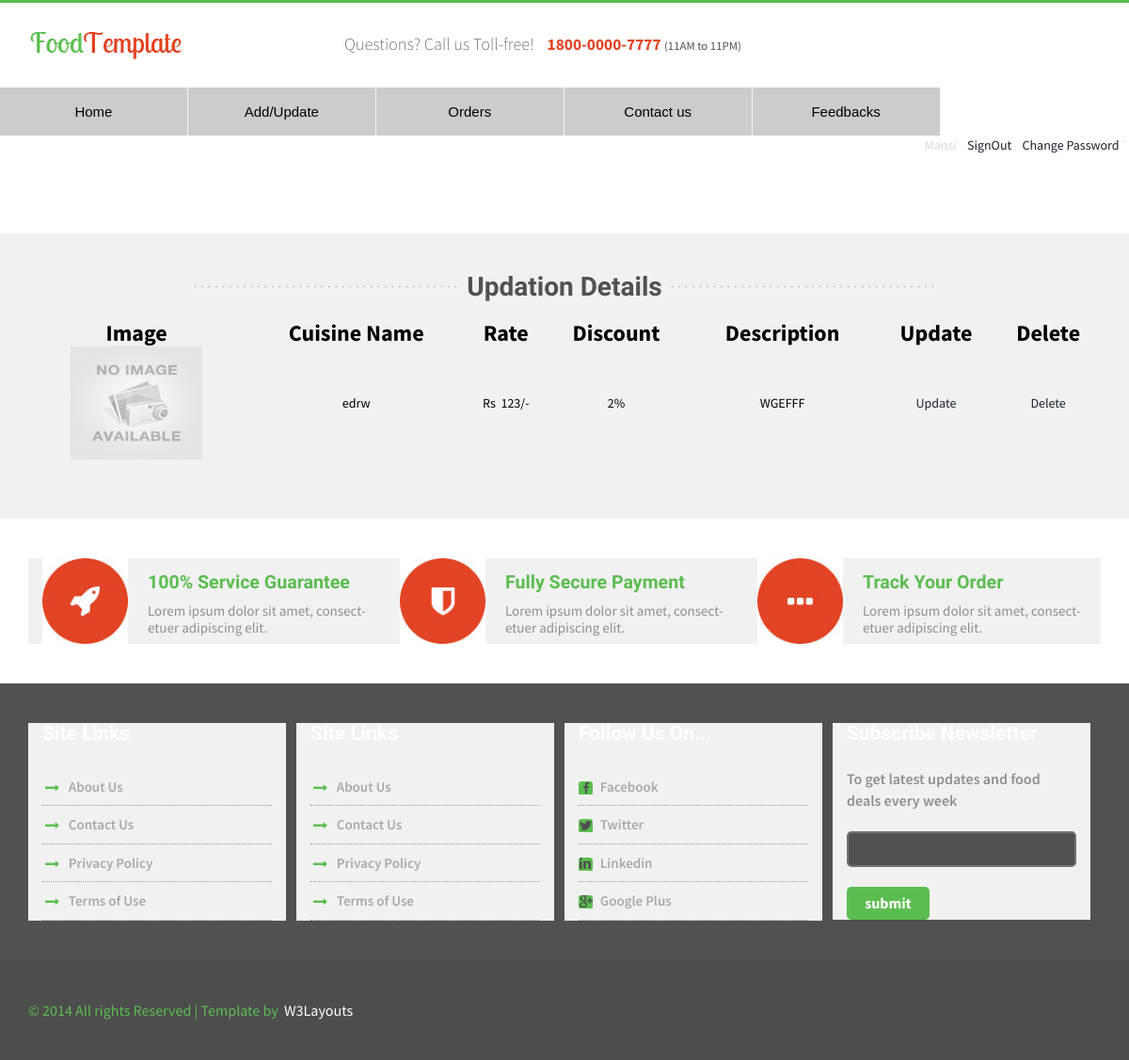
Screenshot of /menuupdate.php (signed in) with the database file from the repository.
### tables this page shows
CREATE TABLE `menu` (
  `rid` int(50) NOT NULL,
  `dname` varchar(100) NOT NULL,
  `description` varchar(100) NOT NULL,
  `discount` int(50) NOT NULL,
  `rate` int(50) NOT NULL,
  `dpic` varchar(100) NOT NULL,
  `pid` int(50) NOT NULL,
  `username` varchar(100) NOT NULL
);

### menuupdate.php (the view, shortened to what this page needs)
<!DOCTYPE html>
<html>
<head>
<link href="css/bootstrap.css" rel='stylesheet' type='text/css' />
<link href="css/style.css" rel="stylesheet" type="text/css" media="all" />
<link href="css/animate.css" rel='stylesheet' type='text/css' />
</head>
<body>
	<div class="header">
		<div class="container">
			<div class="top-header">
				<div class="logo">
					<a href="index.html"><img src="images/logo.png" class="img-responsive" alt="" /></a>
				</div>
				<?php
                	include_once("ownerheader.php");
                ?>
			</div>
	<div class="content">
		<div class="ordering-section" id="Order">
		</div>
		<div class="special-offers-section">
			<div class="container">
			  <div class="special-offers-section-head text-center dotted-line">
					<h4>Updation Details</h4>
					<p>&nbsp;</p>
	          <form name="form2" method="post" action="">
	            <table width="100%" border="0"  align='center' cellpadding="0" cellspacing="0">
                  <tr  align='center'>
	                <td>
                    <?php
						$un=$_SESSION["un"];
		$conn=mysqli_connect(host,un,pass,db) or die("error in connection".mysqli_connect_error());
		$q="select * from menu where username='$un'";
		$result=mysqli_query($conn,$q) or die("error in query".mysqli_error($conn));
		$count=mysqli_affected_rows($conn);
			if($count==0)
			{
				print"No Record found";
			}
			else
			{
				 print"<table width='100%' border='0'>
				 	<tr>
				 		<th><center><h3><b>Image</b></h3></center></th>
						<th><center><h3><b>Cuisine Name</b></h3></center></th>
						<th><center><h3><b> Rate</b></h3></center></th>
						<th><center><h3><b>Discount</b></h3></center></th>
						<th><center><h3><b>Description</b></h3></center></th>
						<th><center><h3><b>Update</b></h3></center></th>
						<th><center><h3><b>Delete</b></h3></center></th>
				 	</tr>";
					while($x=mysqli_fetch_array($result))
					{
						print"
						<tr>
						<td align='center'><img src='uploads/$x[5]' width='140' height='120'></td>
						<td align='center'>$x[1]</td>
						<td align='center'>Rs&nbsp;&nbsp;$x[4]/-</td>
						<td align='center'>$x[3]%</td>
						<td align='center'>$x[2]</td>
						<td align='center'><a href='updatingmenu.php?id=$x[pid]'>Update</a></td>
						<td align='center'><a href='deletemenu.php?id=$x[pid]'>Delete</a></td>
						</tr>";
					}
				 print"</table>";
			}
					?>
                    </td>
                  </tr>
                </table>
	          </form>
              </div>
		  </div>
		</div>
		<div class="service-section">
		  <div class="service-section-bottom-row">
			  <div class="container">
					<div class="col-md-4 service-section-bottom-grid wow bounceIn "data-wow-delay="0.2s">
						<div class="icon">
							<img src="images/icon1.jpg" class="img-responsive" alt="" />
						</div>
						<div class="icon-data">
							<h4>100% Service Guarantee</h4>
							<p>Lorem ipsum dolor sit amet, consect-etuer adipiscing elit. </p>
						</div>
						<div class="clearfix"></div>
					</div>
					<div class="col-md-4 service-section-bottom-grid wow bounceIn "data-wow-delay="0.2s">
						<div class="icon">
							<img src="images/icon2.jpg" class="img-responsive" alt="" />
						</div>
						<div class="icon-data">
							<h4>Fully Secure Payment</h4>
							<p>Lorem ipsum dolor sit amet, consect-etuer adipiscing elit. </p>
						</div>
						<div class="clearfix"></div>
					</div>
					<div class="col-md-4 service-section-bottom-grid wow bounceIn "data-wow-delay="0.2s">
						<div class="icon">
							<img src="images/icon3.jpg" class="img-responsive" alt="" />
						</div>
						<div class="icon-data">
							<h4>Track Your Order</h4>
							<p>Lorem ipsum dolor sit amet, consect-etuer adipiscing elit. </p>
						</div>
						<div class="clearfix"></div>
					</div>
				</div>
			</div>
		</div>
		<div class="contact-section" id="contact">
			<div class="container">
				<div class="contact-section-grids">
					<div class="col-md-3 contact-section-grid wow fadeInLeft" data-wow-delay="0.4s">
						<h4>Site Links</h4>
						<ul>
							<li><i class="point"></i></li>
							<li class="data"><a href="#">About Us</a></li>
						</ul>
						<ul>
							<li><i class="point"></i></li>
							<li class="data"><a href="#">Contact Us</a></li>
						</ul>
						<ul>
							<li><i class="point"></i></li>
							<li class="data"><a href="#">Privacy Policy</a></li>
						</ul>
						<ul>
							<li><i class="point"></i></li>
							<li class="data"><a href="#">Terms of Use</a></li>
						</ul>
					</div>
					<div class="col-md-3 contact-section-grid wow fadeInLeft" data-wow-delay="0.4s">
						<h4>Site Links</h4>
						<ul>
							<li><i class="point"></i></li>
							<li class="data"><a href="#">About Us</a></li>
						</ul>
						<ul>
							<li><i class="point"></i></li>
							<li class="data"><a href="#">Contact Us</a></li>
						</ul>
						<ul>
							<li><i class="point"></i></li>
							<li class="data"><a href="#">Privacy Policy</a></li>
						</ul>
						<ul>
							<li><i class="point"></i></li>
							<li class="data"><a href="#">Terms of Use</a></li>
						</ul>
					</div>
					<div class="col-md-3 contact-section-grid wow fadeInRight" data-wow-delay="0.4s">
						<h4>Follow Us On...</h4>
						<ul>
							<li><i class="fb"></i></li>
							<li class="data"> <a href="#">  Facebook</a></li>
						</ul>
						<ul>
							<li><i class="tw"></i></li>
							<li class="data"> <a href="#">Twitter</a></li>
						</ul>
						<ul>
							<li><i class="in"></i></li>
							<li class="data"><a href="#"> Linkedin</a></li>
						</ul>
						<ul>
							<li><i class="gp"></i></li>
							<li class="data"><a href="#">Google Plus</a></li>
						</ul>
					</div>
					<div class="col-md-3 contact-section-grid nth-grid wow fadeInRight" data-wow-delay="0.4s">
						<h4>Subscribe Newsletter</h4>
						<p>To get latest updates and food deals every week</p>
						<input type="text" class="text" value="" onfocus="this.value = '';" onblur="if (this.value == '') {this.value = '';}">
						<input type="submit" value="submit">
						</div>
				</div>
			</div>
		</div>
	</div>
	<div class="footer">
		<div class="container">
			<p class="wow fadeInLeft" data-wow-delay="0.4s">&copy; 2014  All rights  Reserved | Template by &nbsp;<a href="http://w3layouts.com" target="target_blank">W3Layouts</a></p>
		</div>
	</div>
</body>
</html>

### css/style.css (style rules this page uses)
body { padding:0; margin:0; font-family: 'Source Sans Pro', sans-serif; }
body a { transition:0.5s all; -webkit-transition:0.5s all; -moz-transition:0.5s all; -o-transition:0.5s all; -ms-transition:0.5s all; }
input[type="button"],input[type="submit"] { transition:0.5s all; -webkit-transition:0.5s all; -moz-transition:0.5s all; -o-transition:0.5s all; -ms-transition:0.5s all; }
h1,h2,h3,h4,h5,h6 { margin:0; }
p { margin:0; }
ul { margin:0; padding:0; }
.header { border-top: 3px solid #5BBD50; }
.top-header { padding:2em 0; }
.logo { float:left; }
.ordering-section { padding:4em 0; }
.dotted-line h4 { color:#E24425; font-weight:300; font-size:1.7em; width:80%; margin: 0 auto; }
.dotted-line { background: url(../images/dotted-line.png) no-repeat 176px 14px; margin:1em 0 2.5em 0; }
.special-offers-section-head h4 { color: #515151; font-family: 'Lobster Two', cursive; font-size: 2em; font-weight: 700; }
.special-offers-section { background:#F1F1F1; padding:2em 0; }
.nth-grid { margin-right:0; }
.service-section { background: #fff; }
.icon { float:left; margin-right:6%; width:26%; }
.icon-data { float:left; width: 68%; }
.icon-data h4 { color:#5BBD50; font-size:1.4em; font-family: 'Lobster Two', cursive; font-weight:700; margin:0.8em 0 0.5em 0; }
.service-section-bottom-row { padding: 3em 0; }
.icon-data p { color:#8F8F8F; font-weight:500; font-size:15px; line-height:1.2em; }
.contact-section { padding:3em 0; background:#515151; }
.contact-section-grid h4 { color:#FFFFFF; font-size:1.5em; font-weight:700; font-family: 'Lobster Two', cursive; margin-bottom:1.2em; }
.contact-section-grid ul li { display:inline-block; }
.contact-section-grid ul { border-bottom:1px dotted #9D9D9D; }
.contact-section-grid ul li i.point { width:20px; height:15px; background: url("../images/img-sprite.png") no-repeat -260px -46px; display: inline-block; vertical-align: middle; margin-right:5px; }
.contact-section-grid ul li i.fb { width:15px; height:15px; background: url("../images/img-sprite.png") no-repeat -280px -46px; display: inline-block; vertical-align: middle; margin-right:5px; border-radius: 3px; }
.contact-section-grid ul li i.tw { width:15px; height:15px; background: url("../images/img-sprite.png") no-repeat -295px -46px; display: inline-block; vertical-align: middle; margin-right:5px; border-radius: 3px; }
.contact-section-grid ul li i.in { width:15px; height:15px; background: url("../images/img-sprite.png") no-repeat -310px -46px; display: inline-block; vertical-align: middle; margin-right:5px; border-radius: 3px; }
.contact-section-grid ul li i.gp { width:15px; height:15px; background: url("../images/img-sprite.png") no-repeat -325px -46px; display: inline-block; vertical-align: middle; margin-right:5px; border-radius: 3px; }
.contact-section-grid ul li.data { color:#A9A9A9; font-weight:600; font-size:15px; margin:0.6em 0; }
.contact-section-grid ul li a { color:#A9A9A9; }
.contact-section-grid { width: 24%; margin-right: 1%; }
.contact-section-grid p { color:#8F8F8F; font-weight:600; font-size:16px; }
.contact-section-grid input.text { border: 2px solid #737373; outline: none; border-radius: 5px; background:#515151; padding:0.5em; width:100%; margin:1.5em 0; color:#fff; }
.contact-section-grid input[type="submit"] { outline: none; border:none; background:#5BBD50; color:#fff; font-size:16px; font-weight:700; padding:0.4em 1.2em; border-radius:5px; }
.footer { padding:3em 0; background:#4D4D4D; }
.footer p { color:#5BBD50; font-size:16px; font-weight:500; }
.footer a { color:#FFF; }
@media screen and (max-width:1366px) { .ordering-section { padding: 3em 0; } }

### rows the page displays
menu: dpic (placeholder picture), dname "edrw", rate "123", discount "2", description "WGEFFF"

### other values shown
$_SESSION['n'] "Mansi"
